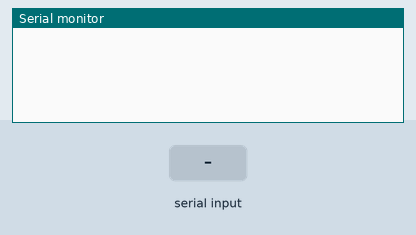
A sketch run on a simulated Arduino Mega 2560, built with avr-gcc and run on an emulated ATmega2560. Shown: the last lines printed to the serial monitor. The test bench sets the inputs (shaded band). The modem accepts every AT command (registered, SIM ready, sends succeed) and sends nothing else.

Above: at 1.5 s.
1.6 s: "d" received over Serial
At 4.4 s:
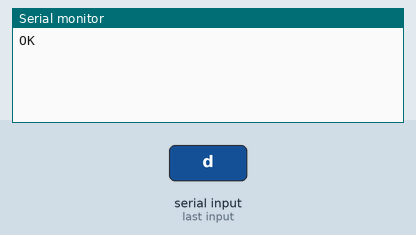
4.6 s: "t" received over the second serial link
At 7.3 s:
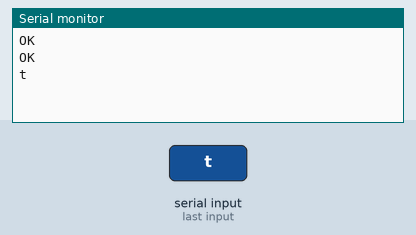
7.6 s: "h" received over Serial
At 9.7 s:
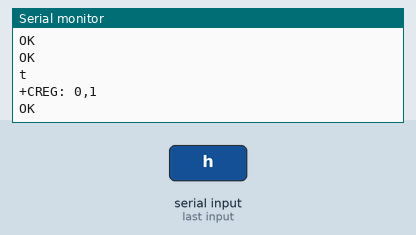
10.2 s: "d" received over the second serial link
At 11.5 s:
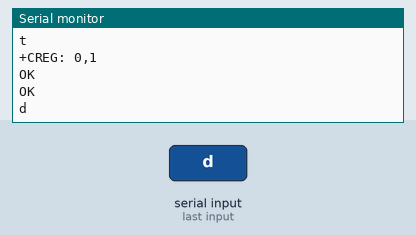
12.3 s: "h" received over the second serial link
At 13.2 s:
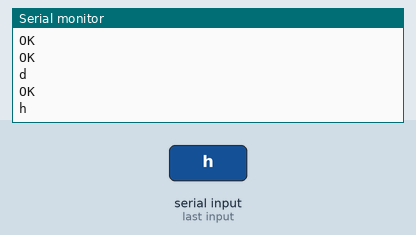
14.4 s: "q" received over the second serial link
At 16.2 s:
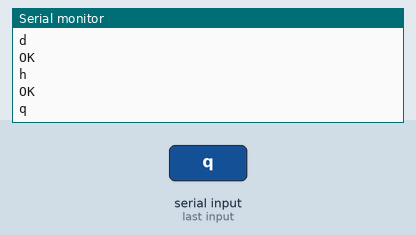

Measured:
- after the input at 1.6 s, the serial monitor: prints a new line after 2.4 s (image 1)
- after the input at 4.6 s, the serial monitor: prints a new line after 1.5 s (image 2)
- after the input at 7.6 s, the serial monitor: prints a new line after 1.1 s (image 3)
- after the input at 10.2 s, the serial monitor: prints a new line after 0.62 s (image 4)
- after the input at 12.3 s, the serial monitor: prints a new line after 0.62 s (image 5)
- after the input at 14.4 s, the serial monitor: prints a new line after 0.63 s (image 6)

The sketch:

sketch_A7Moduleaug27c.ino
```cpp
/*
 * Created by Island
 * Modified by keen
 * Date: 17/03/2017
 */
#define S1debug true
#define S_debug true

void setup()
{
  Serial1.begin(115200);   // the GPRS baud rate
  Serial.begin(115200);    // the GPRS baud rate
}

void loop()
{
/*
 * After start up the program, you can using terminal to connect the serial of gprs shield,
 * If you input 't' in the terminal, the program will execute SendTextMessage(), it will show how to send a sms message,
 * If input 'd' in the terminal, it will execute DialVoiceCall(), etc.
 */
  delay(500);
  if (Serial.available()){
    switch(Serial.read()){
     case 't':
       SendTextMessage();
       break;
     case 'd':
       DialVoiceCall();
       break;
     case 'h':
       SubmitHttpRequest();
       break;
     case 'q':
       GetSignalQuality();
       break;
   }
  }
   RecData();
}

/*
 * SendTextMessage()
 * This function is to send a sms message
 */
void SendTextMessage()
{
  SendData("",2000,S1debug);
  SendData("AT+CMGF=1",2000,S1debug);//Because we want to send the SMS in text mode
  delay(100);
  SendData("AT+CMGS=+86137xxxxxx",2000,S1debug);//send sms message, be careful need to add a country code before the cellphone number
  delay(100);
  SendData("GSM test message!",2000,S1debug);//the content of the message
  delay(100);
  Serial1.println((char)26);//the ASCII code of the ctrl+z is 26
  delay(100);
}

/*
 * DialVoiceCall
 * This function is to dial a voice call
 */
void DialVoiceCall()
{
   SendData("AT+SNFS=0",2000,S1debug);
   delay(100);
   SendData("ATD+86137xxxxxx",2000,S1debug);// "ATD+86137xxxxxxxx"dial the number
   delay(100);
}

/*
 * SubmitHttpRequest()
 * This function is submit a HTTP request
 * attention:the time of delay is very important, it must be set enough
 */
void SubmitHttpRequest(){
   SendData("AT+CREG?",1000,S1debug); //Query network registration
   delay(100);

   SendData("AT+CGATT=1",2000,S1debug);
   delay(100);

   SendData("AT+CGDCONT=1,\"IP\",\"CMNET\"",2000,S1debug);//setting PDP parameter
   delay(100);

   SendData("AT+CGACT=1,1",2000,S1debug); //Activate PDP, open Internet service
   delay(100);

   SendData("AT+CIPSTART=\"TCP\",\"www.baidu.com\",80",5000,S1debug); //Establish TCP connection
   delay(100);

   SendData("AT+CIPSEND=10,\"asdfg12345\"",2000,S1debug); //Send string "asdfg12345" and the length of string is 10
   delay(100);

   SendData("AT+CIPCLOSE",2000,S1debug);     //Close TCP
   delay(100);
}

void GetSignalQuality(){
     Serial_Print("Getting the sinal quality...",S_debug);
     SendData("AT+CSQ",1000,S1debug);
     Serial_Print("Tips:+CSQ: XX,QQ : It means the Signal Quality poorly when the XX less then 10!",S_debug);
}

void SendData(String command, const int timeout, boolean debug){
    String response = "";
    Serial1.println(command);
    delay(5);
    if(debug){
    long int time = millis();
    while( (time+timeout) > millis()){
      while(Serial1.available()){
        response += char(Serial1.read());
      }
    }
      Serial.print(response);
    }
}

void Serial_Print(String data, boolean debug){
  if(debug){
    Serial.println(data);
  }
}

void RecData(){
    String response = "";
    while(Serial1.available()){
        response += char(Serial1.read());
      }
      Serial.print(response);
}
```
